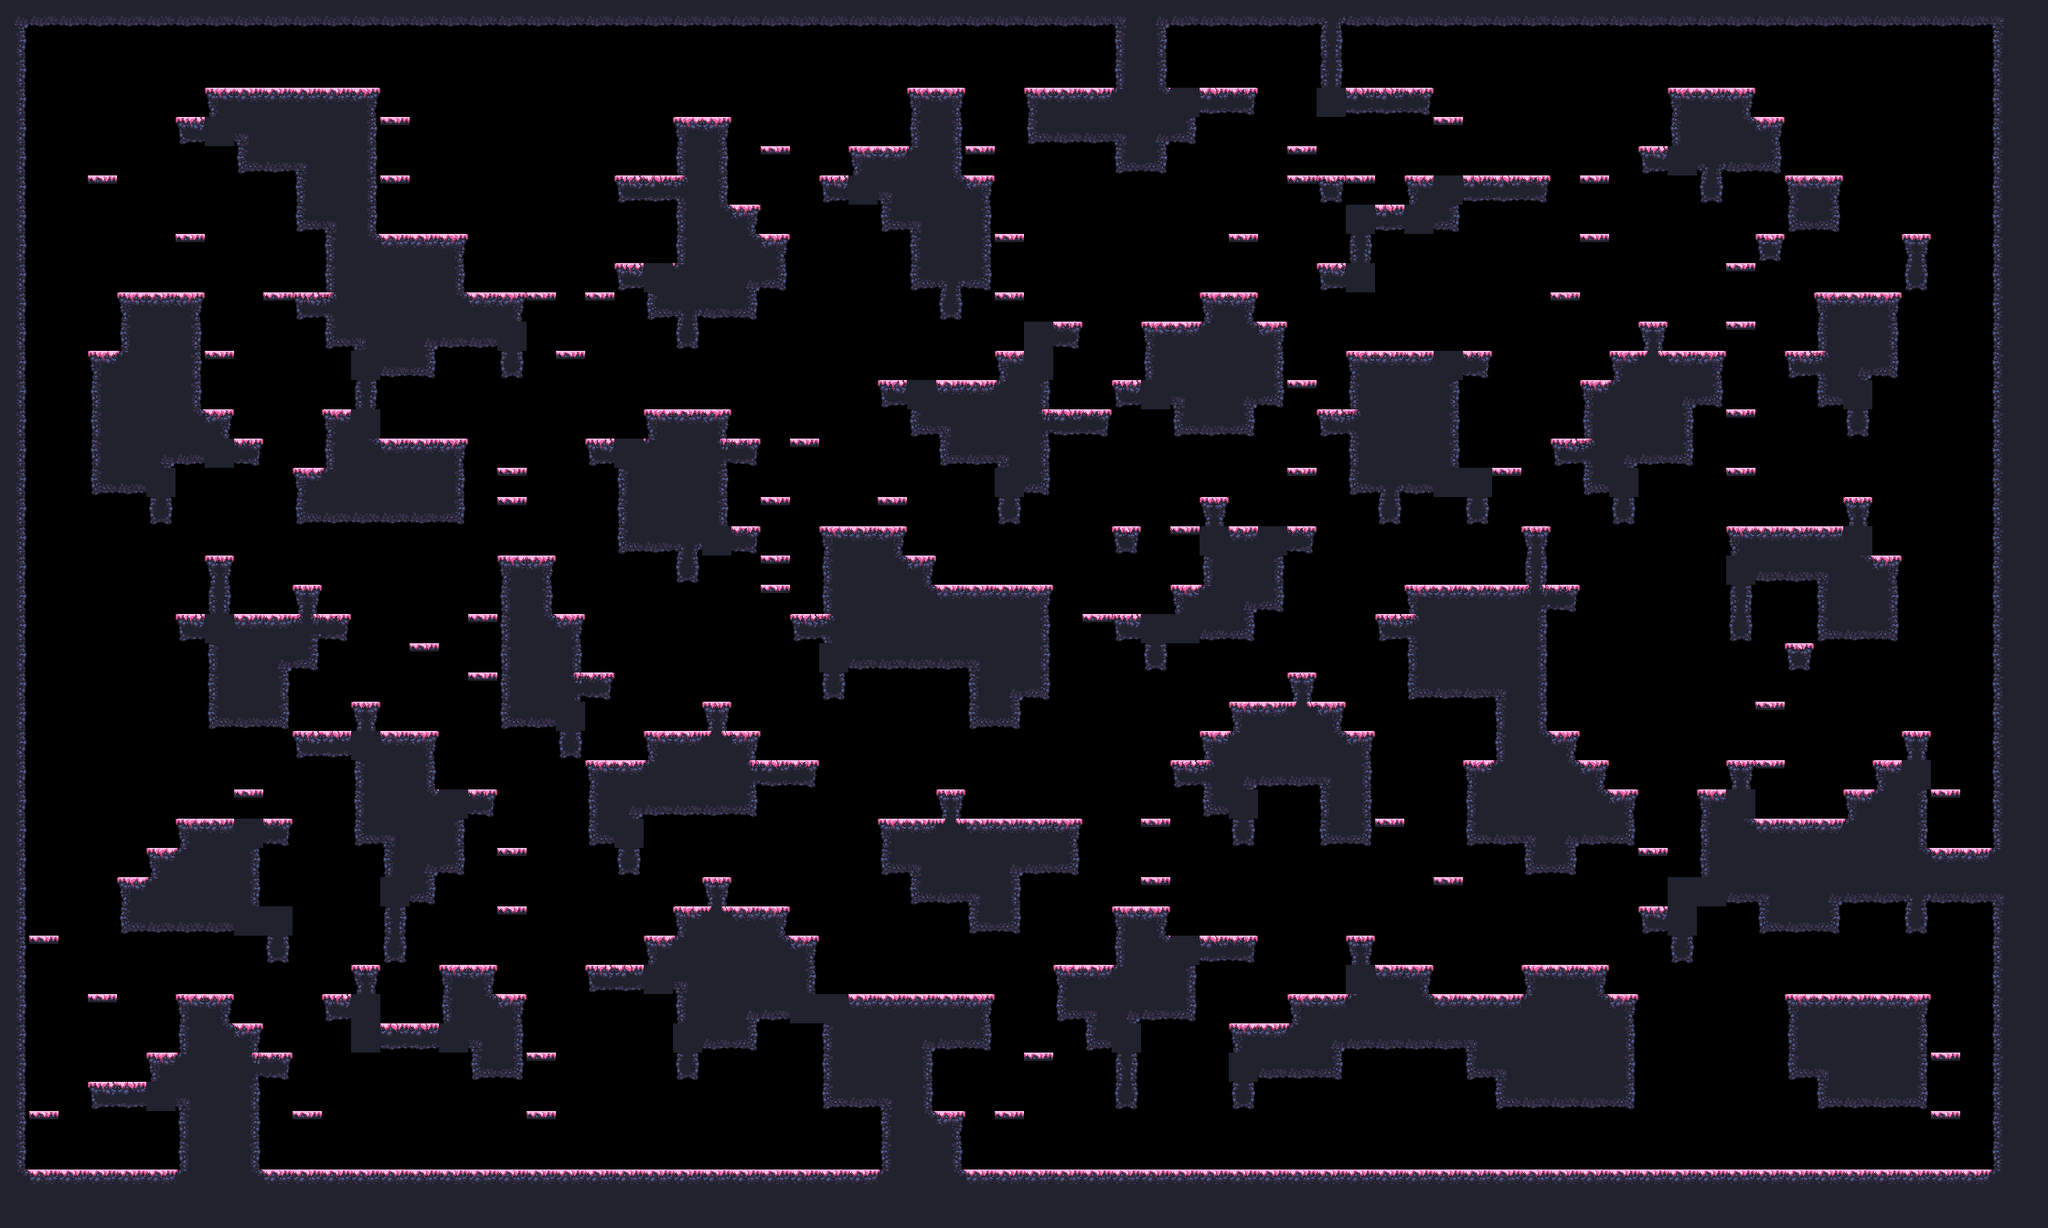

A 2D game scene composited from a Tiled map and its tileset images. What follows is a short description and the map's XML, with each tile layer's data collapsed to a summary:
An orthogonal 70x42 tile map with 32x32 px tiles, 1 tile layer (main) and 17 objects (9x spawn, spawnPlayer0, spawnCrown0, spawnPlayer1, spawnCrown1, ...).

<map compressionlevel="0" height="42" infinite="0" nextlayerid="3" nextobjectid="4" orientation="orthogonal" renderorder="right-down" tiledversion="1.3.2" tileheight="32" tilewidth="32" version="1.2" width="70">
 <tileset firstgid="1" source="forest_spring_tile_set.tsx" />
 <layer height="42" id="1" name="main" width="70">
  <data>[2940 cells, 1230 non-empty, 26 distinct tile ids]</data>
 </layer>
 <objectgroup id="2" name="objects"><object id="1" name="spawnPlayer0" x="160" y="272.0" /><object id="2" name="spawnCrown0" x="128" y="272.0" /><object id="3" name="spawnPlayer1" x="1952" y="80.0" /><object id="4" name="spawnCrown1" x="2016" y="144.0" /><object id="5" name="spawnPlayer2" x="128" y="1136.0" /><object id="6" name="spawnCrown2" x="96" y="1136.0" /><object id="7" name="spawnPlayer3" x="1920" y="1232.0" /><object id="8" name="spawnCrown3" x="2144" y="1232.0" /><object id="9" name="spawn" x="448" y="1232.0" /><object id="10" name="spawn" x="1344" y="976.0" /><object id="11" name="spawn" x="512" y="816.0" /><object id="12" name="spawn" x="1472" y="1232.0" /><object id="13" name="spawn" x="1568" y="336.0" /><object id="14" name="spawn" x="1344" y="272.0" /><object id="15" name="spawn" x="192" y="272.0" /><object id="16" name="spawn" x="416" y="1232.0" /><object id="17" name="spawn" x="256" y="848.0" /></objectgroup></map>
